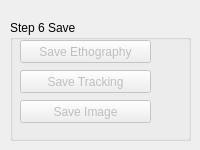
            <widget class="QWidget" name="tab_6">
             <attribute name="title">
              <string>Exit and Save</string>
             </attribute>
             <widget class="QGroupBox" name="groupBox_7">
              <property name="geometry">
               <rect>
                <x>10</x>
                <y>20</y>
                <width>181</width>
                <height>121</height>
               </rect>
              </property>
              <property name="title">
               <string>Step 6 Save</string>
              </property>
              <widget class="QPushButton" name="pbGravarAnalasiProces">
               <property name="enabled">
                <bool>false</bool>
               </property>
               <property name="geometry">
                <rect>
                 <x>10</x>
                 <y>50</y>
                 <width>131</width>
                 <height>23</height>
                </rect>
               </property>
               <property name="text">
                <string>Save Tracking</string>
               </property>
              </widget>
              <widget class="QPushButton" name="pbGravarAnalasiteEtografica">
               <property name="enabled">
                <bool>false</bool>
               </property>
               <property name="geometry">
                <rect>
                 <x>10</x>
                 <y>20</y>
                 <width>131</width>
                 <height>23</height>
                </rect>
               </property>
               <property name="text">
                <string>Save Ethography</string>
               </property>
              </widget>
              <widget class="QPushButton" name="pbSaveImage">
               <property name="enabled">
                <bool>false</bool>
               </property>
               <property name="geometry">
                <rect>
                 <x>10</x>
                 <y>80</y>
                 <width>131</width>
                 <height>23</height>
                </rect>
               </property>
               <property name="text">
                <string>Save Image</string>
               </property>
              </widget>
             </widget>
            </widget>
